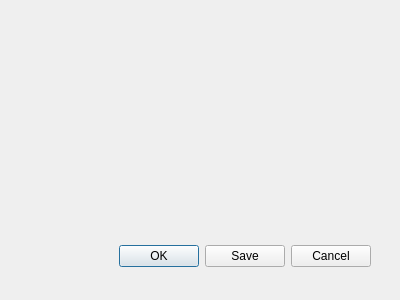
<?xml version="1.0" encoding="UTF-8"?>
<ui version="4.0">
 <class>Dialog</class>
 <widget class="QDialog" name="Dialog">
  <property name="geometry">
   <rect>
    <x>0</x>
    <y>0</y>
    <width>400</width>
    <height>300</height>
   </rect>
  </property>
  <property name="windowTitle">
   <string>Dialog</string>
  </property>
  <widget class="QDialogButtonBox" name="buttonBox">
   <property name="geometry">
    <rect>
     <x>30</x>
     <y>240</y>
     <width>341</width>
     <height>32</height>
    </rect>
   </property>
   <property name="orientation">
    <enum>Qt::Horizontal</enum>
   </property>
   <property name="standardButtons">
    <set>QDialogButtonBox::Cancel|QDialogButtonBox::Ok|QDialogButtonBox::Save</set>
   </property>
  </widget>
 </widget>
 <resources/>
 <connections>
  <connection>
   <sender>buttonBox</sender>
   <signal>accepted()</signal>
   <receiver>Dialog</receiver>
   <slot>accept()</slot>
   <hints>
    <hint type="sourcelabel">
     <x>248</x>
     <y>254</y>
    </hint>
    <hint type="destinationlabel">
     <x>157</x>
     <y>274</y>
    </hint>
   </hints>
  </connection>
  <connection>
   <sender>buttonBox</sender>
   <signal>rejected()</signal>
   <receiver>Dialog</receiver>
   <slot>reject()</slot>
   <hints>
    <hint type="sourcelabel">
     <x>316</x>
     <y>260</y>
    </hint>
    <hint type="destinationlabel">
     <x>286</x>
     <y>274</y>
    </hint>
   </hints>
  </connection>
 </connections>
</ui>
